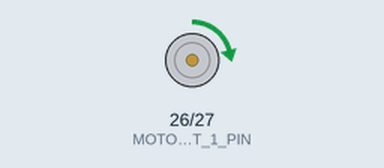
This sketch was run on a simulated ESP32. On the bench: motor-driver pin pairs drawn as motors (green arrow = first pin HIGH = forward, orange = second pin HIGH = backward, longer = more drive, scaled by the enable pin). What the sketch prints to the serial monitor is not drawn.

Above: at 0.5 s.
Timing chart, 0 to 4.6 s (numbered marks = the images above):
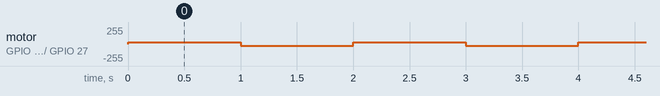

The sketch:

Control_motor_simple_l293D.ino
```cpp
// Use only core 1 for demo purposes
#if CONFIG_FREERTOS_UNICORE
  static const BaseType_t app_cpu = 0;
#else
  static const BaseType_t app_cpu = 1;
#endif
//FREERTOS
///////////

//*****************************************************************************
// Libraries

//*****************************************************************************

//*****************************************************************************
// Defines

//Define motor pins and pwm channels
#define MIN_VOLTAGE_H_BRIDGE  2.4
#define ENABLE_1_PIN 33
#define MOTOR_1_INPUT_1_PIN 26
#define MOTOR_1_INPUT_2_PIN 27
#define PWM_FREQUENCY 30000
#define PWM_RESOLUTION_BITS 16
#define MOTOR_1_PWM_CHANNEL 0
#define MIN_PWM_FOR_DRIVER  3500
#define MAX_PWM_FOR_DRIVER  9200

#define DELAY_PERIOD_MS 5

//*****************************************************************************

//*****************************************************************************
// ENUM
enum motors{MOTOR_1 =0, MOTOR_2};
//*****************************************************************************
// Global variables

//mpu global variables

//motors global
int pwm = MIN_PWM_FOR_DRIVER*2;

//Semaphores
static SemaphoreHandle_t print_sem;     // Waits for parameter to be read

//*****************************************************************************


//*****************************************************************************
// Functions
void set_motor(void);
void set_motor_forward(motors A);

//*****************************************************************************


//*****************************************************************************
// Tasks

void motor_test(void *parameters)
{
  while(1)
  {
    set_motor_forward(MOTOR_1);
    vTaskDelay(1000 / portTICK_PERIOD_MS);

    set_motor_backward(MOTOR_1);
    vTaskDelay(1000 / portTICK_PERIOD_MS);
  }
}

void motor_values(void *parameters)
{
  while(1)
  {
    /*
    pwm += 500;
    if(MAX_PWM_FOR_DRIVER <= pwm)
    {
      pwm = MIN_PWM_FOR_DRIVER;
    }
    Serial.print("Duty cycle: ");
    Serial.println(pwm);
    ledcWrite(MOTOR_1_PWM_CHANNEL, pwm);
    */
    vTaskDelay(500 / portTICK_PERIOD_MS);
  }
}

//*****************************************************************************
// Main (runs as its own task with priority 1 on core 1)

void setup() {

  Serial.begin(115200);
  while (!Serial)
  {
    delay(10); // will pause Zero, Leonardo, etc until serial console opens
  }

  //set the motors pin and pwm
  set_motor();

  // Create mutexes and semaphores before starting tasks
  print_sem = xSemaphoreCreateBinary();

    xTaskCreatePinnedToCore(
                          motor_test,   /* Function to implement the task */
                          "Direction", /* Name of the task */
                          1300,      /* Stack size in words */
                          NULL,       /* Task input parameter */
                          3,          /* Priority of the task */
                          NULL,       /* Task handle. */
                          app_cpu);  /* Core where the task should run */

    xTaskCreatePinnedToCore(
                      motor_values,   /* Function to implement the task */
                      "SPEED", /* Name of the task */
                      1300,      /* Stack size in words */
                      NULL,       /* Task input parameter */
                      3,          /* Priority of the task */
                      NULL,       /* Task handle. */
                      app_cpu);  /* Core where the task should run */

}

void loop()
{
}

void set_motor(void)
{
  // sets the pins as outputs for motor 1:
  pinMode(MOTOR_1_INPUT_1_PIN, OUTPUT);
  pinMode(MOTOR_1_INPUT_2_PIN, OUTPUT);
  pinMode(ENABLE_1_PIN, OUTPUT);

  // configure LED PWM functionalitites
  ledcSetup(MOTOR_1_PWM_CHANNEL, PWM_FREQUENCY, PWM_RESOLUTION_BITS);

  // attach the channel to the GPIO to be controlled
  ledcAttachPin(ENABLE_1_PIN, MOTOR_1_PWM_CHANNEL);

  //set outputs on LOW
  digitalWrite(MOTOR_1_INPUT_1_PIN, LOW);
  digitalWrite(MOTOR_1_INPUT_2_PIN, LOW);
  ledcWrite(MOTOR_1_PWM_CHANNEL, pwm);
}

void set_motor_forward(motors A)
{
    if(MOTOR_1==A)
  {
    Serial.println("Forward");
    digitalWrite(MOTOR_1_INPUT_2_PIN, LOW);
    digitalWrite(MOTOR_1_INPUT_1_PIN, HIGH);
  }
  else
  {

  }
}

void set_motor_backward(motors A)
{
  if(MOTOR_1==A)
  {
    Serial.println("Backward");
    digitalWrite(MOTOR_1_INPUT_1_PIN, LOW);
    digitalWrite(MOTOR_1_INPUT_2_PIN, HIGH);
  }
  else
  {

  }
}
```

Measured:
- by itself, motor on GPIO 26 (MOTOR_1_INPUT_1_PIN) / GPIO 27 (MOTOR_1_INPUT_2_PIN): alternates forward 27/255 for 1.0 s and backward 27/255 for 1.0 s
